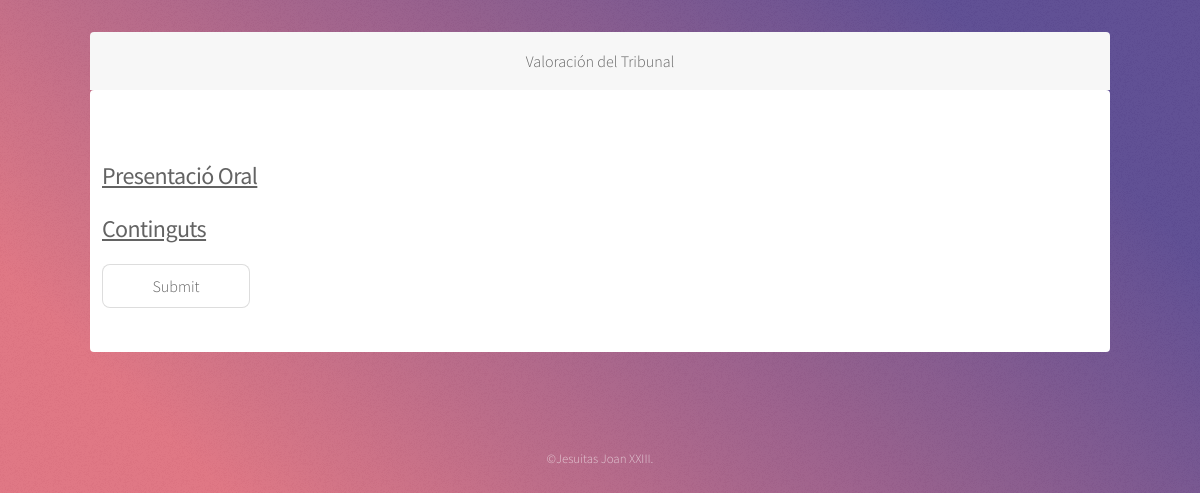
The page /php/formulario_tribu.php on the database as committed earlier.
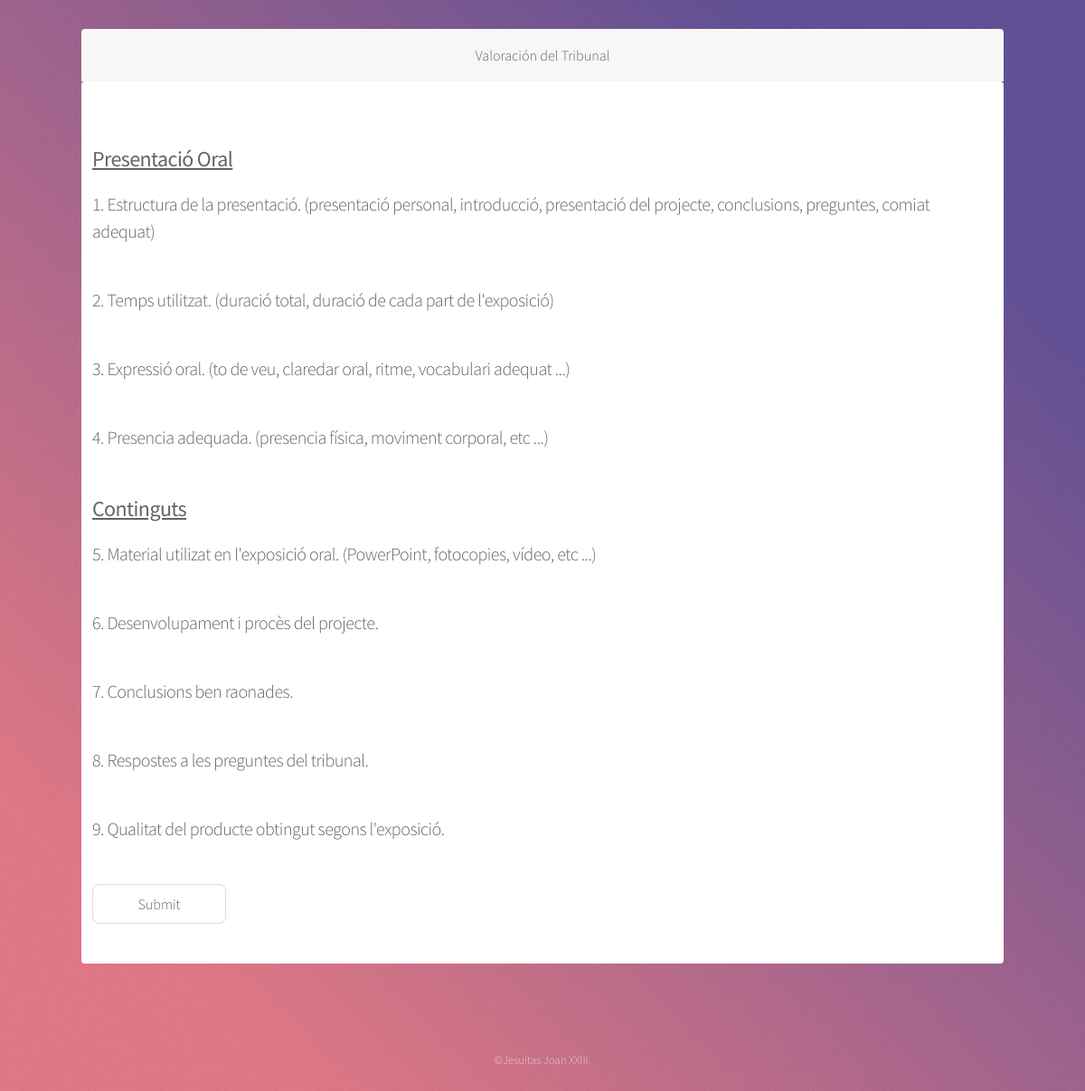
The same page on the database as committed later.
### tables this page shows
CREATE TABLE `tbl_preguntatribunal` (
  `prtri_id` int(11) NOT NULL,
  `prtri_tipo` enum('oral','contenido') NOT NULL,
  `prtri_pregunta` varchar(300) NOT NULL
);

### php/formulario_tribu.php (the view, shortened to what this page needs)
<?php
include 'conexion.php';
				extract($_REQUEST);
?>
<!DOCTYPE HTML>
<html>
	<head>
		<link rel="stylesheet" href="../assets/css/main.css" />
	</head>
	<body>
			<div id="wrapper">
			<header id="header" class="alt">
			</header>
			<nav id="nav">
				Valoración del Tribunal
			</nav>
			<div id="main">
			<form action="formulario_tribu.proc.php" method="post">
				<?php
				$sql1 = "SELECT * FROM tbl_preguntatribunal WHERE prtri_tipo = 'oral' ";
				$preguntaOral1 = mysqli_query($conexion,$sql1);
				echo "<h2><b><u>Presentació Oral</u></b></h2>";
				while ($pregunta1 = mysqli_fetch_array($preguntaOral1)) {
				?>
				<h3><?php echo "$pregunta1[prtri_pregunta]"; ?></h3>
				<?php
				}
				?>
				<?php
				$sql2 = "SELECT * FROM tbl_preguntatribunal WHERE prtri_tipo = 'contenido' ";
				$preguntaOral2 = mysqli_query($conexion,$sql2);
				echo "<h2><b><u>Continguts</u></b></h2>";
				while ($pregunta12 = mysqli_fetch_array($preguntaOral2)) {
				?>
				<h3><?php echo "$pregunta12[prtri_pregunta]"; ?></h3>
				<?php
				}
				?>
				<input type="submit" name="">
				</form>
            </div>
			<footer id="footer">
				<p class="copyright">&copy;Jesuitas Joan XXIII</a>.</p>
			</footer>
			</div>
	</body>
</html>

Rows that differ between the two databases and show on the page:
added tbl_preguntatribunal: prtri_pregunta "1. Estructura de la presentació. (presentació personal, introducció, presentació del projecte, conclusions, preguntes, comiat adequat)"
added tbl_preguntatribunal: prtri_pregunta "2. Temps utilitzat. (duració total, duració de cada part de l'exposició)"
added tbl_preguntatribunal: prtri_pregunta "3. Expressió oral. (to de veu, claredar oral, ritme, vocabulari adequat ...)"
added tbl_preguntatribunal: prtri_pregunta "4. Presencia adequada. (presencia física, moviment corporal, etc ...)"
added tbl_preguntatribunal: prtri_pregunta "5. Material utilizat en l'exposició oral. (PowerPoint, fotocopies, vídeo, etc ...)"
added tbl_preguntatribunal: prtri_pregunta "6. Desenvolupament i procès del projecte."
added tbl_preguntatribunal: prtri_pregunta "7. Conclusions ben raonades."
added tbl_preguntatribunal: prtri_pregunta "8. Respostes a les preguntes del tribunal."
added tbl_preguntatribunal: prtri_pregunta "9. Qualitat del producte obtingut segons l'exposició."
